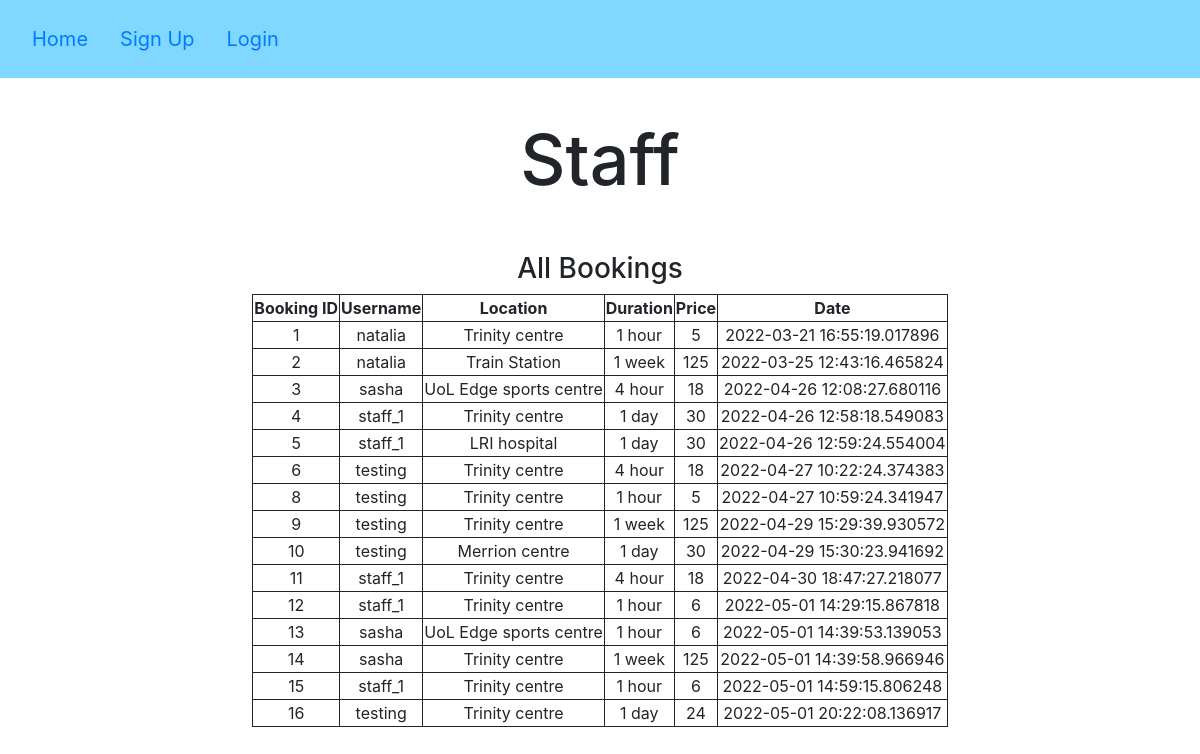
/all_bookings, run on the app's committed database.
### app/models.py (models this page shows)
class Book(db.Model):
    __tablename__ = 'bookings'
    id = db.Column(db.Integer, primary_key=True)
    user_id = db.Column(db.Integer, db.ForeignKey('users.id'))
    scooter_id = db.Column(db.Integer, db.ForeignKey('scooters.id'))
    price = db.Column(db.Integer)
    duration = db.Column(db.Integer)
    datetime = db.Column(db.DateTime)
    completed = db.Column(db.Integer) #1 if booking completed, #0 if still going on

class Users(UserMixin, db.Model):
    __tablename__ = 'users'
    id = db.Column(db.Integer, primary_key=True)
    username = db.Column(db.String(100), unique=True)
    email = db.Column(db.String(200), unique=True)
    password = db.Column(db.String(100))
    age = db.Column(db.Integer)
    staff = db.Column(db.Integer, default=0)
    cards = db.relationship('CardDetails', backref='users', lazy='dynamic')
    booking = db.relationship('Book', foreign_keys='Book.user_id', backref='users', lazy='dynamic')

class Scooters(db.Model):
    __tablename__ = 'scooters'
    id = db.Column(db.Integer, primary_key=True)
    available = db.Column(db.Integer) # 1 if available, 2 if being used
    location = db.Column(db.Integer, db.ForeignKey('locations.id'))
    booking = db.relationship('Book', backref='scooters', lazy='dynamic')

### app/views.py (the view)
@app.route('/all_bookings', methods=['GET', 'POST'])
def all_bookings():
    bookings = []
    prices = []
    scooters = []
    users = []
    for i in models.Book.query.all():
        bookings.append(i)
        prices.append(i)
        scooters.append(models.Scooters.query.get(i.scooter_id))
        users.append(models.Users.query.get(i.user_id))
    return render_template("all_bookings.html", Users=users, Bookings=bookings, Prices=prices, Scooters=scooters)

### app/templates/all_bookings.html
{% extends "base.html" %}
{% block content %}
    <h1>Staff</h1>
    <div class="container2">
        <table class="table-style">
            <h3>All Bookings</h3>
            <thread>
                <tr>
                    <th>Booking ID</th>
                    <th>Username</th>
                    <th>Location</th>
                    <th>Duration</th>
                    <th>Price</th>
                    <th>Date</th>
                </tr>
            </thread>
            <tbody>
                {% for i in range(Bookings | length) %}
                <tr>
                        <td>{{Bookings[i].id}}</td>
                        <td>{{Users[i].username}}</td>
                        <td>{{Scooters[i].location}}</td>
                        <td>
                            {% if Prices[i].duration == 1 %}
                            1 hour
                            {% elif Prices[i].duration == 4 %}
                            4 hour
                            {% elif Prices[i].duration == 24 %}
                            1 day
                            {% elif Prices[i].duration == 168 %}
                            1 week
                            {% endif %}
                        </td>
                        <td>{{Prices[i].price}}</td>
                        <td>{{Bookings[i].datetime}}</td>
                </tr>
                {% endfor %}
            </tbody>
        </table>
    </div>
{% endblock %}

### app/static/style2.css (style rules this page uses)
h1 { text-align: center; font-size: 70px; margin-bottom: 50px; margin-top: 40px; }
.container2 { margin: auto; text-align: center; }
.container2 table { margin: auto; text-align: center; }
.table-style th { border: 1px solid; }
.table-style td { border: 1px solid; }

### data on the page
Book: id "1", price "5", datetime "2022-03-21 16:55:19.017896"
Users: username "natalia" "natalia"
Scooters: location "Trinity centre" "Trinity centre" "Trinity centre" "Trinity centre"
Book: id "2", price "125", datetime "2022-03-25 12:43:16.465824"
Scooters: location "Train Station"
Book: id "3", price "18", datetime "2022-04-26 12:08:27.680116"
Users: username "sasha" "sasha" "sasha"
Scooters: location "UoL Edge sports centre"
Book: id "4", price "30", datetime "2022-04-26 12:58:18.549083"
Users: username "staff_1" "staff_1" "staff_1" "staff_1" "staff_1"
Book: id "5", price "30", datetime "2022-04-26 12:59:24.554004"
Scooters: location "LRI hospital"
Book: id "6", price "18", datetime "2022-04-27 10:22:24.374383"
Users: username "testing" "testing" "testing" "testing" "testing"
Scooters: location "Trinity centre" "Trinity centre"
Book: id "8", price "5", datetime "2022-04-27 10:59:24.341947"
Scooters: location "Trinity centre"
Book: id "9", price "125", datetime "2022-04-29 15:29:39.930572"
Scooters: location "Trinity centre" "Trinity centre"
Book: id "10", price "30", datetime "2022-04-29 15:30:23.941692"
Scooters: location "Merrion centre"
Book: id "11", price "18", datetime "2022-04-30 18:47:27.218077"
Book: id "12", price "6", datetime "2022-05-01 14:29:15.867818"
Book: id "13", price "6", datetime "2022-05-01 14:39:53.139053"
Scooters: location "UoL Edge sports centre"
Book: id "14", price "125", datetime "2022-05-01 14:39:58.966946"
Scooters: location "Trinity centre"
Book: id "15", price "6", datetime "2022-05-01 14:59:15.806248"
Book: id "16", price "24", datetime "2022-05-01 20:22:08.136917"
